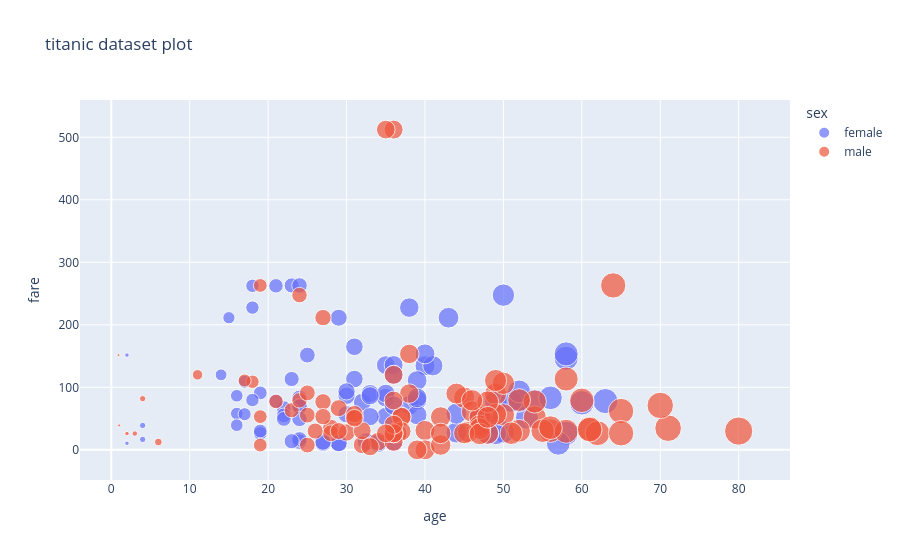

Write notebook code for a chart like this one.
### Code cell
df.dropna(inplace=True)
fig= px.scatter(df,x='age',y='fare',title='titanic dataset plot',color='sex',size='age')
fig.show()
fig.write_image('./outputs/02_plotly_Bar.png',scale=3)
